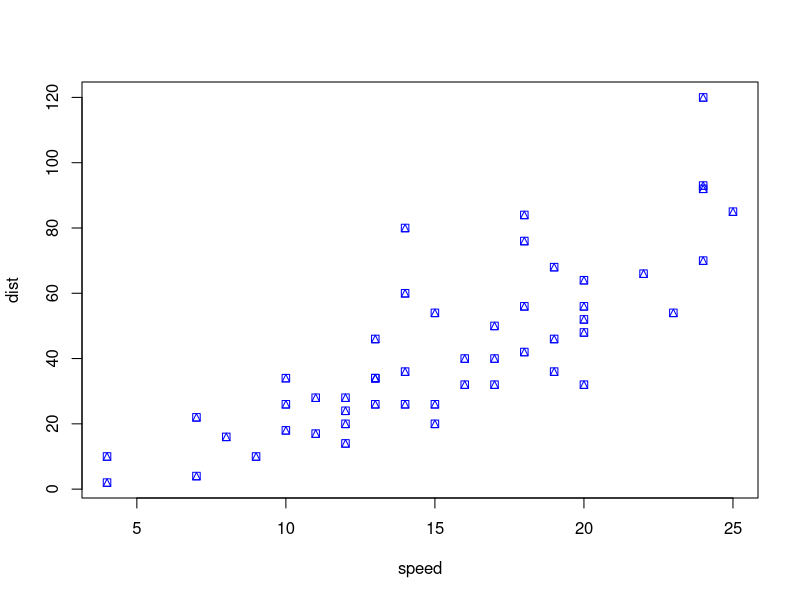

Here is the R script that generated this plot:
## ---- chunk 1
plot(cars, col="blue", pch=14)
